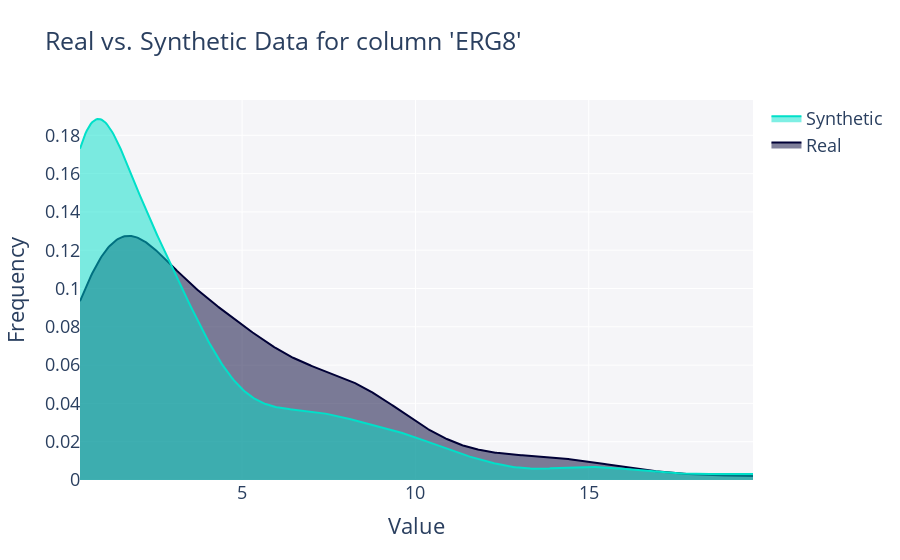

The code cell stored with this chart in its notebook:
### Code cell
from sdmetrics.visualization import get_column_plot

for c in X.columns:
    fig = get_column_plot(X, fake_data_df, c)
    pio.renderers.default = "vscode"
    fig.show()
    break

### Figure 1 — Plotly figure (JSON) as saved in the notebook; plotly's stock layout.template omitted (floating-point values rounded to 4 significant figures; data arrays with more than 128 entries replaced by an {"elided": "..."} marker saying what was removed)
{"data": [{"fill": "tozeroy", "hovertemplate": "<b>Real</b><br>Frequency: %{y}<extra></extra>", "legendgroup": "Real", "marker": {"color": "#000036"}, "mode": "lines", "name": "Real", "showlegend": true, "type": "scatter", "x": {"elided": "500 float values"}, "xaxis": "x", "y": {"elided": "500 float values"}, "yaxis": "y"}, {"fill": "tozeroy", "hovertemplate": "<b>Synthetic</b><br>Frequency: %{y}<extra></extra>", "legendgroup": "Synthetic", "marker": {"color": "#01E0C9"}, "mode": "lines", "name": "Synthetic", "showlegend": true, "type": "scatter", "x": {"elided": "500 float values"}, "xaxis": "x", "y": {"elided": "500 float values"}, "yaxis": "y"}], "layout": {"barmode": "overlay", "font": {"size": 18}, "hovermode": "closest", "legend": {"traceorder": "reversed"}, "plot_bgcolor": "#F5F5F8", "title": {"text": "Real vs. Synthetic Data for column 'ERG8'"}, "xaxis": {"anchor": "y2", "domain": [0, 1], "title": {"text": "Value"}, "zeroline": false}, "yaxis": {"anchor": "free", "domain": [0, 1], "position": 0, "title": {"text": "Frequency"}}}}
